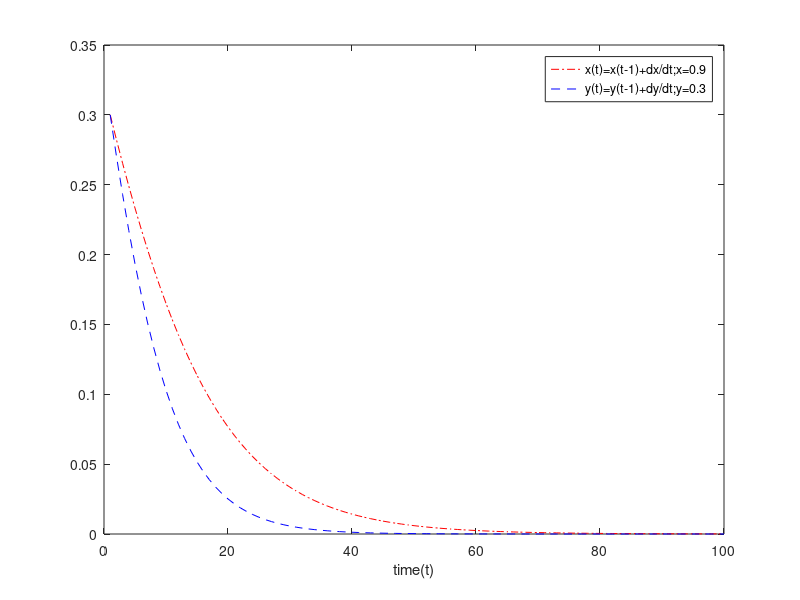

The MATLAB script that drew this image:


%___________________________________________________________________%
%                                                                   %
%  Developed in MATLAB R2014a                                       %
%     								    %
%								    %
%                                                                   %
%  programmer: Fatemeh Bandi		                            %
%								    %
%								    %
%        paper: 					            %
%        Evolutionary games between authors and their editors       %
%                                                                   %
%								    %
%___________________________________________________________________%

clc;
clear;
close all;

YA=0.3; % Author payoff
YE=0.7; % Editor payoff
Sa=0.2;  
Se=0.4;  
x0=0.3; %initial first point of x0
y0=0.3; %initial first point of y0

X(1)=x0;
Y(1)=y0;

for i=2:100
   
    x0=x0+(x0*(1-x0)*YA*YE*(Se+Sa-1)); % replicator dynamic of Author
    y0=y0+(y0*(1-y0)*YE*(2*Se-1));     % replicator dynamic of Editor
    
    X(i)=x0;
    Y(i)=y0;
    
end

%plot
plot(X,'-.r');

hold on;
plot(Y,'--b');
legend('x(t)=x(t-1)+dx/dt;x=0.9','y(t)=y(t-1)+dy/dt;y=0.3');
xlabel('time(t)');

